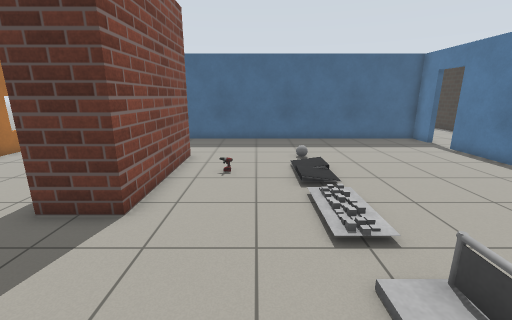
view 1 (above)

21 first-person views from a walk through a Gazebo world. The camera is 1.3 m above the floor, tilts 14° down and sees 90° across. The floor is counted in squares, 0.5 m on a side. Each view is taken from the middle of a square. On the plan, view 1 faces up. The plan holds only what a view shows up to about 18 squares ahead; the rest is blank. The place goes on beyond the plan. Robots are left out. Simple patterns stand in for the simulator's built-in surfaces. Some stock models are drawn as simple stand-ins. Some surface patterns are stand-ins.

view 2
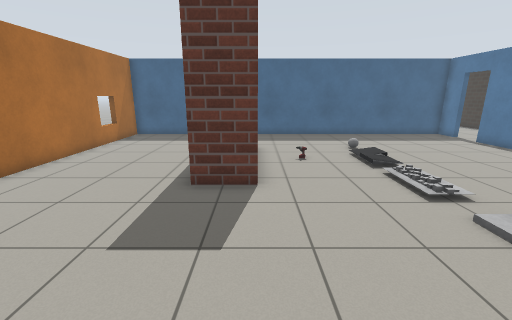

view 3
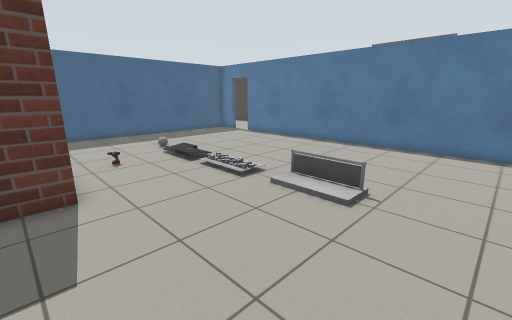

view 4
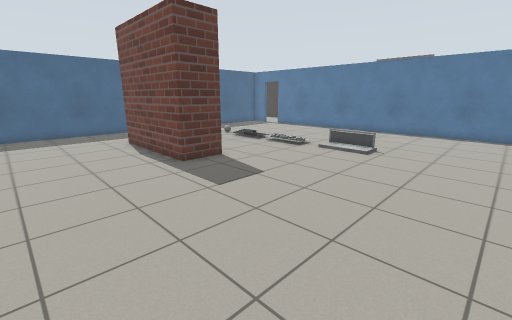

view 5
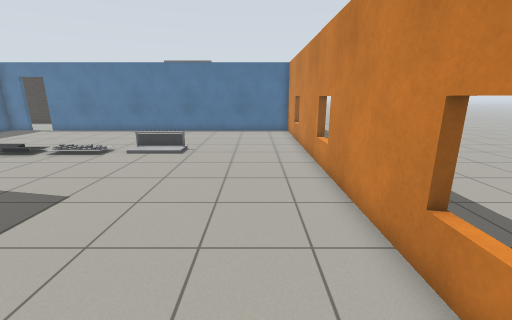

view 6
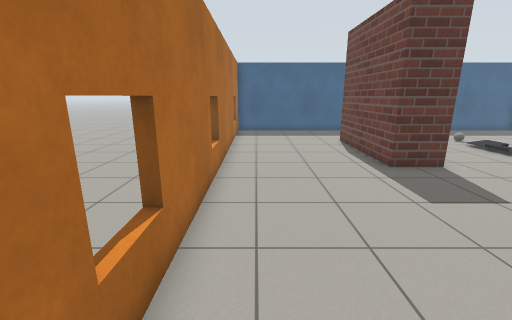

view 7
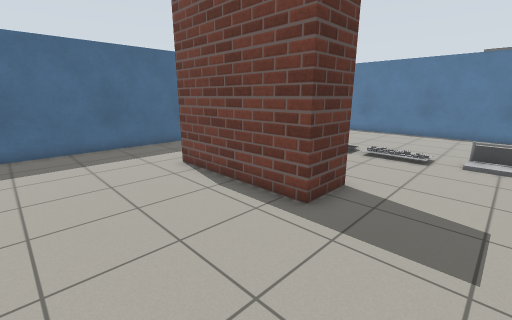

view 8
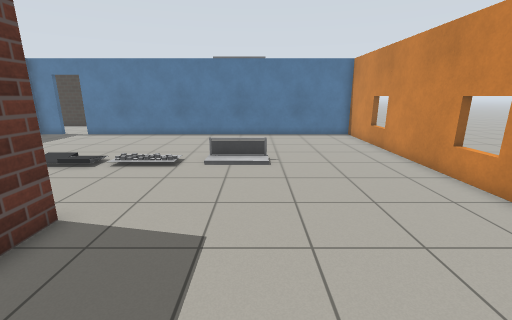

view 9
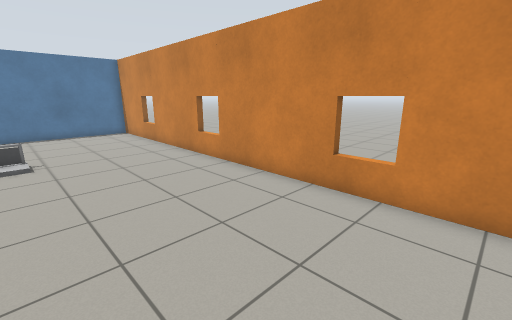

view 10
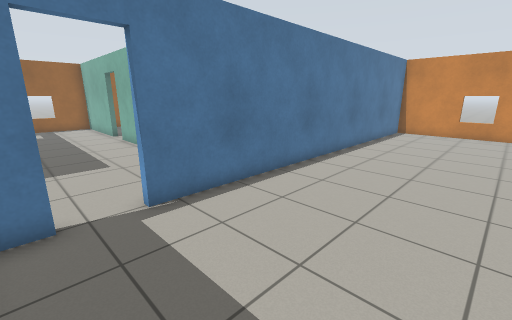

view 11
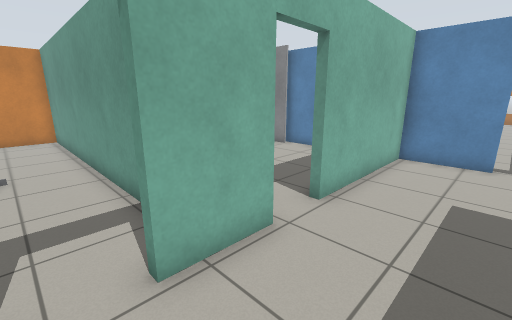

view 12
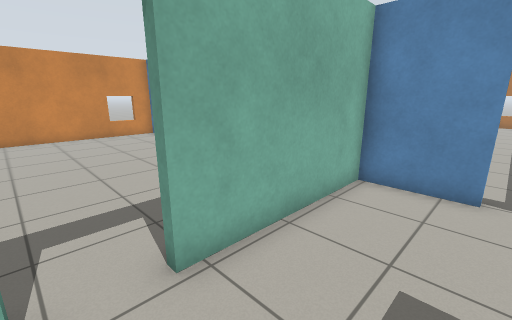

view 13
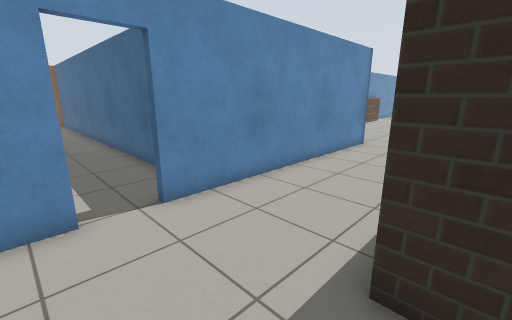

view 14
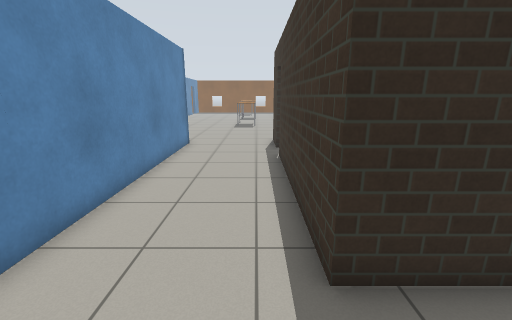

view 15
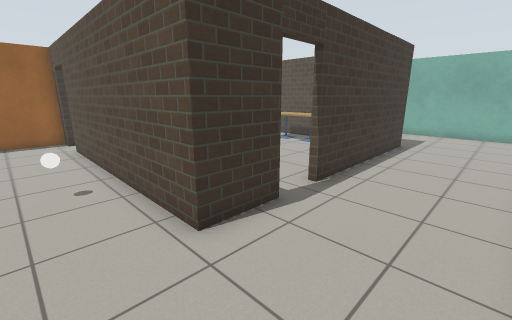

view 16
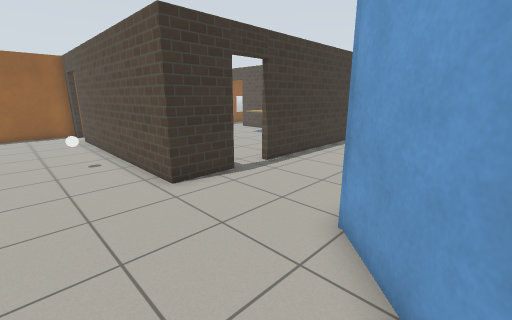

view 17
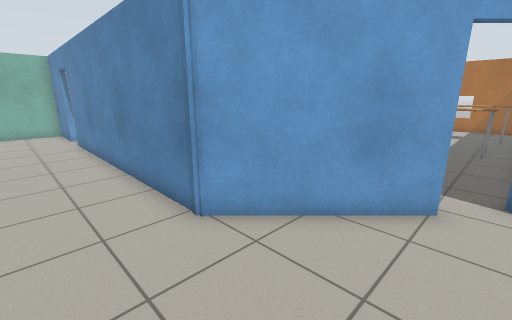

view 18
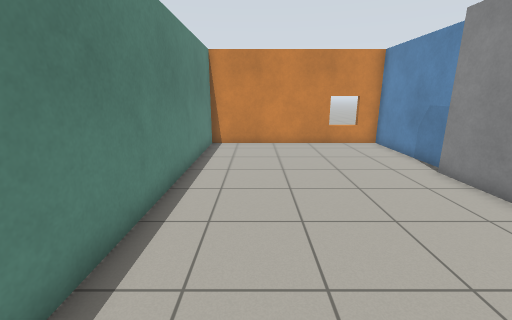

view 19
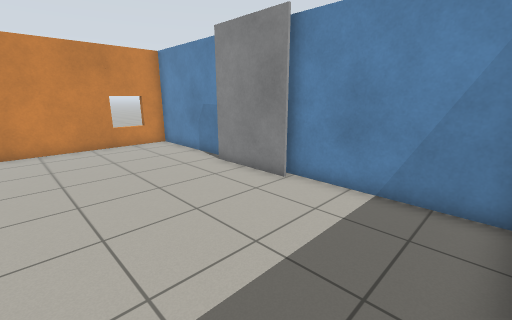

view 20
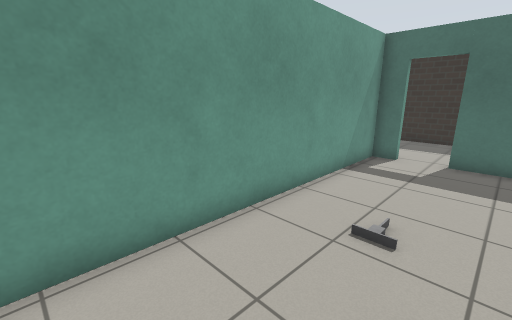

view 21
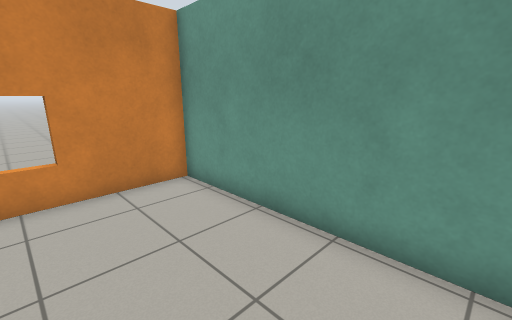

### Floor plan
Key: @ floor where view 1 was taken; # wall or solid block; . floor; D open door; = window, fence, low wall or low ledge; B brick block; G grey box; W white ball; O other object.
Columns run from 11 left of view 1 to 24 right of it. Each row starts with its distance up from view 1.
 31                 DD..................
 30                 #D#.................
 29                   ##..........W.....
 28                    ##.....##########
 27                     ##....#
 26                      #....#
 25                      #....D
 24                      #....D.
 23                      #....#...
 22                      #....#....
 21                      #....# ....
 20                      #....# .....
 19                      #....#  ....
 18                      #....#   OOO
 17                      #....#    OO
 16 ######################....#    O O
 15 #....................#....#########
 14 #....................D............
 13 =....................D..............
 12 #...... .............#..............
 11 #.....B B....O.......#..............
 10 #.....B B............#######DD##DD##
  9 #.....B B.O..........#     #.####.#
  8 #.....B B............#........ #....
  7 #.....B B............#........ #....
  6 #.....B B............#.........#....
  5 =.....BBB............#.........#....
  4 #....................#G........#....
  3 #.............O......#G........#..O.
  2 #.............O......#G........#....
  1 #.............O......#G........#....
  0 #..........@.........#.........#...
 -1 =....................#.........#....
 -2 #....................#.........#....
 -3 #....................#.........#....
 -4  ....................#.........#....
 -5  ###=  ###=######=#####=  #######  =
 -6   ##### #####  ##### #####       ###

Where each view was taken, in squares from view 1:
view 1: 0 up, 0 right, facing up
view 2: 2 down, 3 left, facing up
view 3: 2 down, 4 left, facing up-right
view 4: 4 down, 10 left, facing up-right
view 5: 3 down, 10 left, facing right
view 6: 4 down, 10 left, facing up
view 7: 2 up, 10 left, facing up-right
view 8: 1 up, 8 left, facing right
view 9: 1 up, 10 left, facing down-right
view 10: 15 up, 4 right, facing down-right
view 11: 13 up, 22 right, facing down-left
view 12: 13 up, 18 right, facing down-left
view 13: 12 up, 16 right, facing up-left
view 14: 12 up, 14 right, facing up
view 15: 30 up, 11 right, facing down-right
view 16: 31 up, 8 right, facing down-right
view 17: 31 up, 13 right, facing down-left
view 18: 9 up, 17 right, facing down
view 19: 9 up, 17 right, facing down-left
view 20: 2 down, 24 right, facing up-left
view 21: 2 up, 24 right, facing down-left
